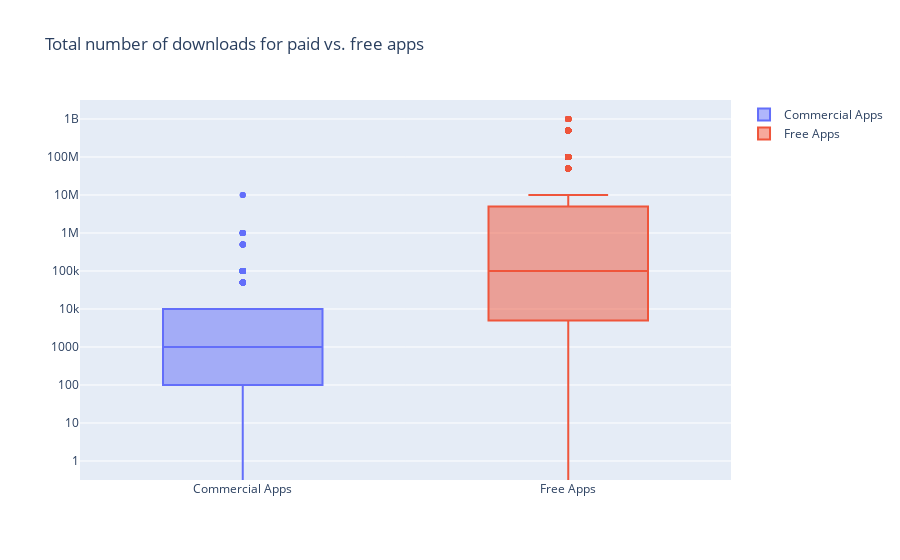

The notebook cell this image was saved under:
### Markdown cell above
As the next logical step, let us examine whether there is a significant difference in popularities between free and paid apps. Despite having zero price tag, free apps can still generate revenues for their developers through advertisements. However, free apps also heavily serve as a tool for customer retention and attraction. Oftentimes being part of an ecosystem, free apps serve as an extension of other products, theat are meant to be purchased by customers in the future.

Here, our goal is to attempt to answer the following common-sense questions:

<ul>
    <li>Is it the case that in Android world paid apps are (on average) demanded as much as free apps are? If not, how big is the divergence?</li>
    
   <li>Do commercial mobile apps receive higher ratings when compared to free apps in the same category? </li>
</ul>

### Code cell
import plotly
import plotly.express as px
import plotly.graph_objs as go
plotly.offline.init_notebook_mode(connected=True)

installs_of_paid_apps = go.Box(
    # Data for paid apps
    y=df_apps[df_apps['Type'] == 'Paid']['Installs'],
    name = 'Commercial Apps'
)

installs_of_free_apps = go.Box(
    # Data for free apps
    y=df_apps[df_apps['Type'] == 'Free']['Installs'],
    name = 'Free Apps'
)

layout = go.Layout(
    title = "Total number of downloads for paid vs. free apps",
    yaxis = dict(
        type = 'log',
        autorange = True
    )
)

plotly.offline.iplot({'data': [installs_of_paid_apps, installs_of_free_apps], 'layout': layout})

### Figure 1 — Plotly figure (JSON) as saved in the notebook; plotly's stock layout.template omitted (floating-point values rounded to 4 significant figures; data arrays with more than 128 entries replaced by an {"elided": "..."} marker saying what was removed)
{"data": [{"name": "Commercial Apps", "type": "box", "y": {"elided": "765 int values"}}, {"name": "Free Apps", "type": "box", "y": {"elided": "9591 int values"}}], "layout": {"title": {"text": "Total number of downloads for paid vs. free apps"}, "yaxis": {"autorange": true, "type": "log"}}}
